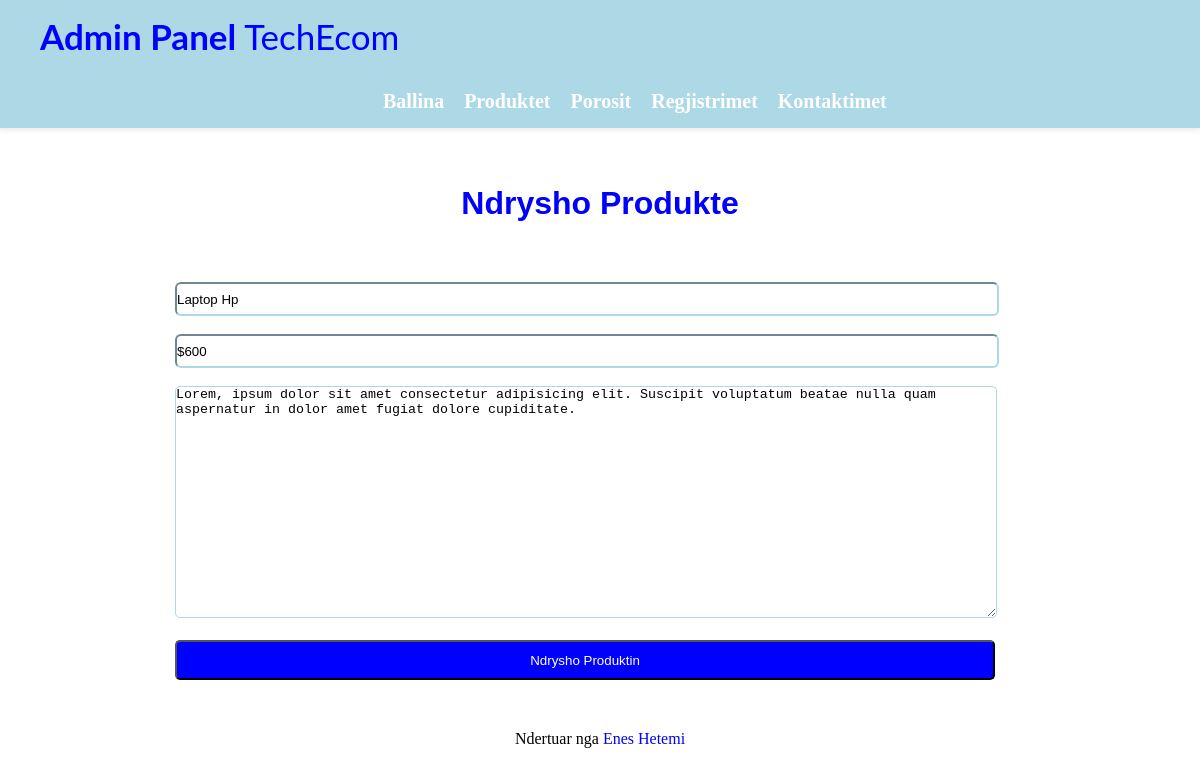
/Admin/editProductAdmin.php?id=1, run on an earlier commit of the app's database.
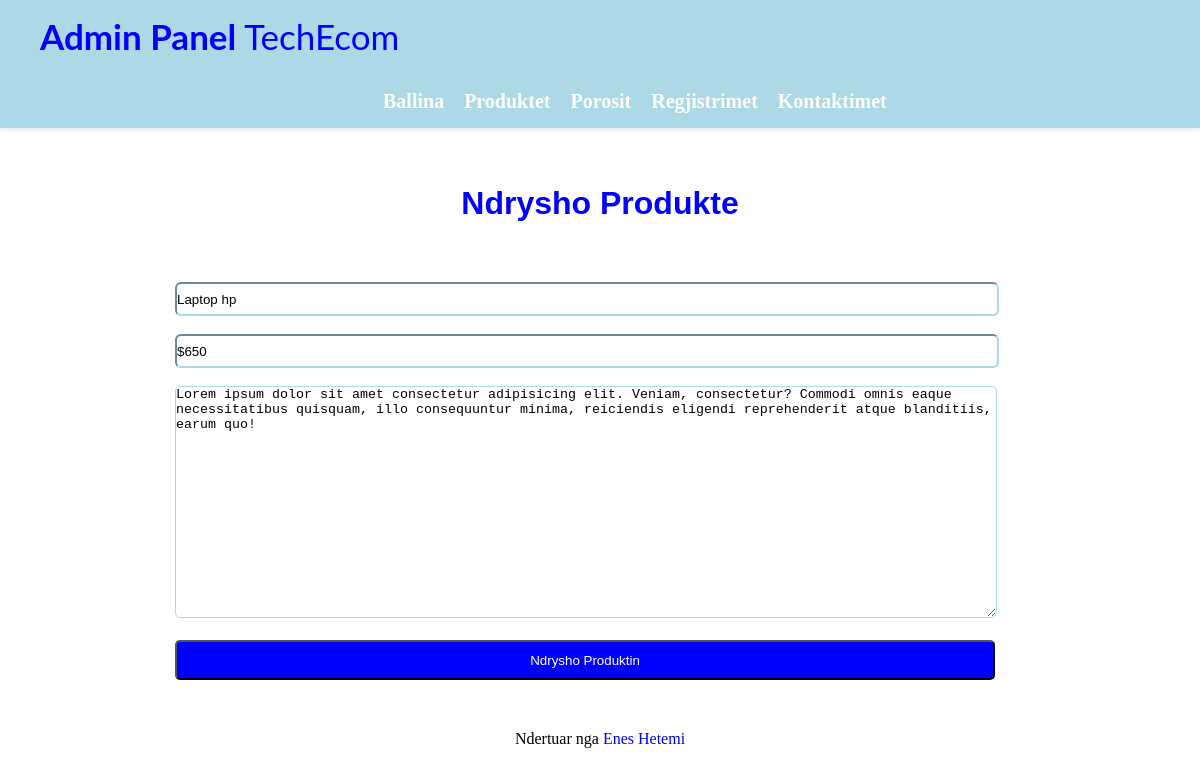
And on a later commit of the database.
### tables this page shows
CREATE TABLE `product` (
  `id` int(11) NOT NULL,
  `titull` varchar(255) NOT NULL,
  `price` varchar(255) NOT NULL,
  `pershk` varchar(255) NOT NULL
);

### classes/productAdmin.adminclass.php (called while the page is built, shortened)
<?php
class ProductAdminA{
    public function editProductId(){
        $this->conn = new db();
        if(isset($_GET['id'])){
            $id=$_GET['id'];
        }
        $sql = "SELECT * FROM product WHERE id = :id";
        $query = $this->conn->getConn()->prepare($sql);
        $query->execute(['id' => $id]);
        $this->product = $query->fetch();
        }
}
?>

### classes/database.class.php (called while the page is built)
<?php
class db{
  private $host = 'localhost';
  private $dbname = 'techecom';
  private $username = 'root';
  private $password = '';
  public function getConn(){
    try{
      $pdo = new PDO("mysql:host=$this->host;dbname=$this->dbname","$this->username", "$this->password");
      $pdo->setAttribute(PDO::ATTR_ERRMODE,PDO::ERRMODE_EXCEPTION);
    }catch (PDOException $e){
       echo $e->getMessage();
       return null;
    }
    return $pdo;
  }
}
?>

### Admin/editProductAdmin.php (the view, shortened to what this page needs)
<?php
include_once '../classes/productAdmin.adminclass.php';
include_once '../classes/database.class.php';
$productsClass = new ProductAdminA();
$productsClass->editProductId();
?>
<!DOCTYPE html>
<html lang="en">
<head>
    <link rel="stylesheet" href="../css/navbar.css">
    <link rel="stylesheet" href="https://cdnjs.cloudflare.com/ajax/libs/font-awesome/4.7.0/css/font-awesome.min.css">
</head>
<body>
    <header>
       <?php include_once '../include/headerAdmin.php'?>
    </header>
  <h1 class="title">Ndrysho Produkte</h1>
    <form action="<?php $productsClass->updateProducts();?>" method="POST">
        <input type="text" class="Titulli" name="titull" placeholder="Shkruani titullin e produktit" value="<?php echo $productsClass->product['titull']?>"><br><br>
        <input type="text" class="Qmimi" name="price" placeholder="Shkruani qmimin e produktit" value="<?php echo $productsClass->product['price']?>"><br><br>
        <textarea id="persh" class="persh" name="pershk" placeholder="Pershkruani Produktin" style="width: 80%; height: 230px;"><?php echo $productsClass->product['pershk']?></textarea><br><br>
        <button type="submit" class="create" name="edit">Ndrysho Produktin</button>
    </form>
    <div style="text-align: center; padding-top: 50px;">
    <span class="credit" style="text-align: center;">Ndertuar nga <a href="https://www.google.com" style="color: blue; text-decoration: none;">Enes Hetemi</a></span>
    </div>
</body>
</html>

What changed in the data, as far as the page shows it:
changed product: titull "Laptop Hp" → "Laptop hp"; price "$600" → "$650"; pershk "Lorem, ipsum dolor sit amet consectetur adipisicing elit. Suscipit voluptatum beatae nulla quam aspernatur in dolor amet fugiat dolore cupiditate." → "Lorem ipsum dolor sit amet consectetur adipisicing elit. Veniam, consectetur? Commodi omnis eaque necessitatibus quisquam, illo consequuntur minima, reiciendis eligendi reprehenderit atque blanditiis, earum quo!"
